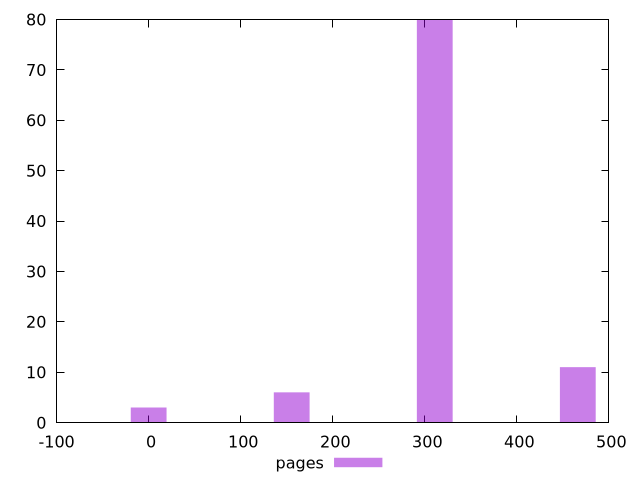

This figure's gnuplot source:
$_pages <<EOF
0 3
466.2246779605665 11
310.816451973711 80
155.4082259868555 6
EOF
set key outside below
set terminal pngcairo
set output "report_00005_2020-11-02T22-26-11.212Z/unminified-css/pages//raw_hist.png"
set yrange [0:80]
set boxwidth 38.85205649671388
set style fill transparent solid 0.5 noborder
plot $_pages title "pages" with boxes ,
